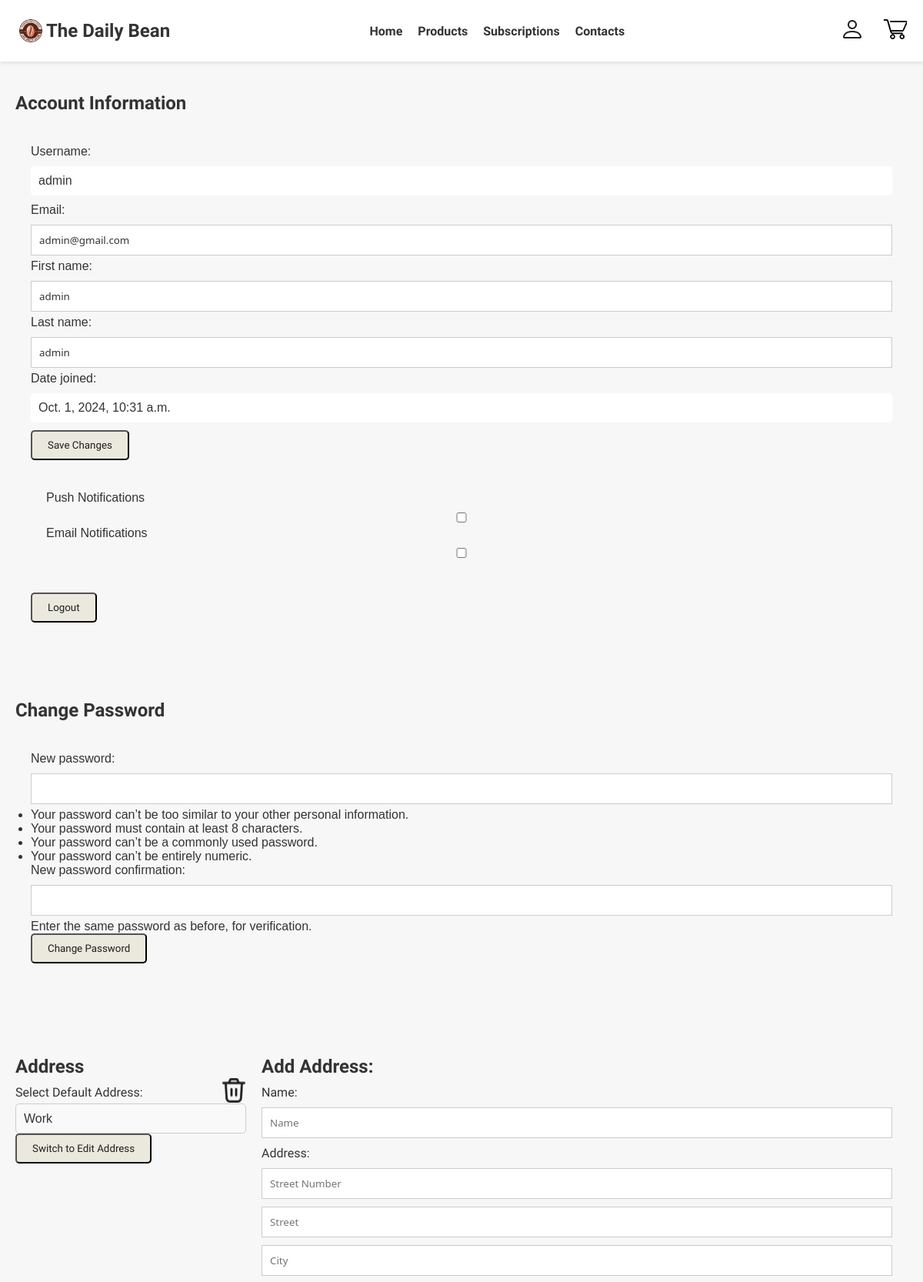
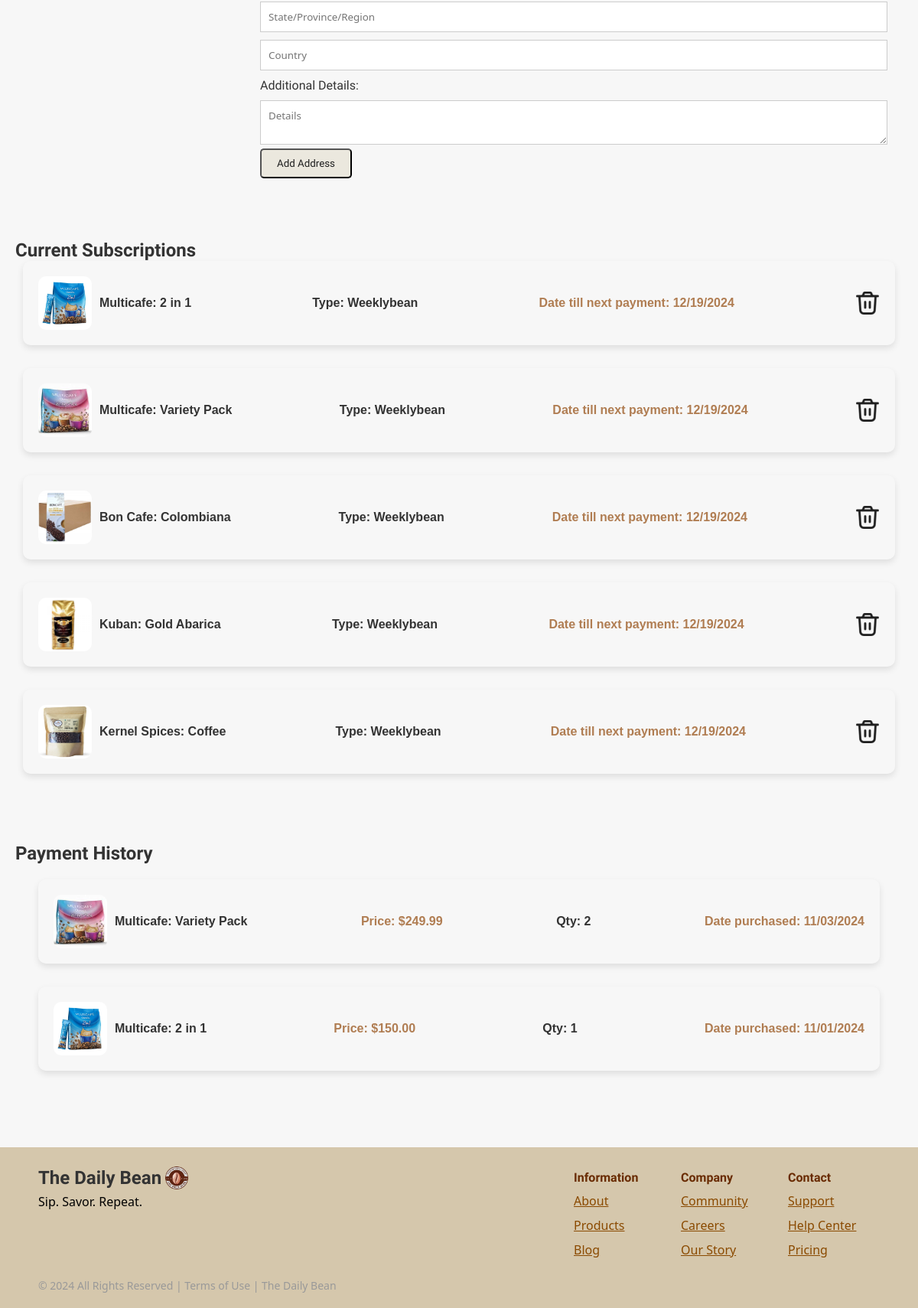
Page /account/ (signed in) on the committed database (2 pictures, top to bottom).
### login/models.py (models this page shows, shortened)
class User(AbstractBaseUser, PermissionsMixin):
    CUSTOMER = 'customer'
    ADMIN = 'admin'
    USER_TYPE_CHOICES = [
        (CUSTOMER, 'Customer'),
        (ADMIN, 'Admin'),
    ]
    first_name = models.CharField(max_length=50)
    last_name = models.CharField(max_length=50)
    user_modified = models.DateTimeField(auto_now=True)
    username = models.CharField(max_length=25, unique=True)
    email = models.EmailField(max_length=254, unique=True, default="temp@gmail.com")
    password = models.CharField(max_length=128)
    user_type = models.CharField(max_length=10, choices=USER_TYPE_CHOICES)
    is_staff = models.BooleanField(default=False)
    is_active = models.BooleanField(default=True)
    date_joined = models.DateTimeField(auto_now_add=True)
    USERNAME_FIELD = 'username'
    REQUIRED_FIELDS = ['first_name', 'last_name', 'email']
    objects = UserManager()

### home/models.py (models this page shows, shortened)
class ProductSubscription(models.Model):
    ONEBEAN = 'onebean'
    WEEKLYBEAN = 'weeklybean'
    CHOICEBEAN = 'choicebean'
    SUBSCRIPTION_TYPE_CHOICES = [
        (ONEBEAN, 'Onebean'),
        (WEEKLYBEAN, 'Weeklybean'),
        (CHOICEBEAN, 'Choicebean'),
    ]
    user = models.ForeignKey(User, on_delete=models.CASCADE)
    product = models.ForeignKey(Product, on_delete=models.CASCADE)
    subscription_type = models.CharField(max_length=10, choices=SUBSCRIPTION_TYPE_CHOICES)
    next_monthly = models.DateTimeField(default=None)
    is_active = models.BooleanField(default=False)
    price = models.DecimalField(max_digits=5, decimal_places=2, null=False, default=0)

class Product(models.Model):
    product_name = models.CharField(max_length=255, null=False)
    product_description = models.TextField(null=False)
    product_ingredients = models.TextField(null=False)
    product_shelflife = models.CharField(max_length=255, null=False)
    product_image = models.ImageField(upload_to='products/', null=False)
    rating = models.FloatField()
    stock = models.IntegerField(null=False, default=0)
    is_available = models.BooleanField(default=False)
    price = models.DecimalField(max_digits=5, decimal_places=2, null=False, default=0)
    created_at = models.DateTimeField(auto_now_add=True)

### payment/models.py (models this page shows, shortened)
class Order(models.Model):
    product = models.ForeignKey(Product, on_delete=models.CASCADE)
    user = models.ForeignKey(User, on_delete=models.CASCADE)
    total = models.DecimalField(max_digits=7, decimal_places=2)
    product_amount = models.PositiveSmallIntegerField()
    date_paid = models.DateTimeField(null=True, blank=True)

### accountsettings/views.py (the view)
# urls.py: path('', views.account_view, name='account'),
def account_view(request):
    user = request.user
    if request.method == 'POST':
        if 'edit_user' in request.POST:
            form = UserEditForm(request.POST, instance=user)
            if form.is_valid():
                form.save()
                messages.success(request, 'Your information has been updated.', extra_tags='msg_edit_user')
                return redirect('account')
            else:
                messages.error(request, form.errors, extra_tags='msg_edit_user')
        else:
            form = UserEditForm(instance=user)
        if 'change_password' in request.POST:
            password_form = SetPasswordForm(user, request.POST)
            if password_form.is_valid():
                password_form.save()
                messages.success(request, 'Your password has been changed.', extra_tags='msg_change_password')
                return redirect('login')
            else:
                messages.error(request, password_form.errors, extra_tags='msg_change_password')
        else:
            password_form = SetPasswordForm(user)
        if 'add_address' in request.POST:
            address_form = AddressForm(request.POST)
            if address_form.is_valid():
                address = address_form.save(commit=False)
                address.user = request.user
                address.save()
                messages.success(request, 'Address has been added.', extra_tags='msg_add_address')
                return redirect('account')
            else:
                messages.error(request, address_form.errors, extra_tags='msg_add_address')
        else:
            address_form = AddressForm()
    else:
        form = UserEditForm(instance=user)
        password_form = SetPasswordForm(user)
        address_form = AddressForm()
    addresses = Address.objects.filter(user=request.user)
    orders = Order.objects.filter(user=request.user, date_paid__isnull=False)
    subscriptions = ProductSubscription.objects.filter(user=request.user, is_active=True)
    context = {
        'is_authenticated': request.user.is_authenticated,
        'user': request.user,
        'form': form,
        'password_form': password_form,
        'address_form': address_form,
        'addresses': addresses,
        'orders': orders,
        'subscriptions' : subscriptions,
    }
    return render(request, 'accounts.html', context)

### accountsettings/forms.py
class UserEditForm(forms.ModelForm):
    class Meta:
        model = User
        fields = ['first_name', 'last_name', 'email']

class AddressForm(forms.ModelForm):
    class Meta:
        model = Address
        fields = [
            'name', 'street_number', 'street', 'city', 'state', 'country', 'additional_details'
        ]

### templates/accounts.html (shortened to what this page needs)
{% extends "_base.html" %}
{% load static %}
{% block content %}
    <link rel="stylesheet" href="{% static 'css/styles.css' %}">
    <section class="account-info-section">
        <h2>Account Information</h2>
        <div class="account-form">
            <form method="POST" onsubmit="return confirmEditUser();">
                <label for="username">Username:</label>
                <p class="info-display">{{ user.username }}</p>
                <label for="email">Email:</label>
                {{ form.email }}
                <label for="firstname">First name:</label>
                {{ form.first_name }}
                <label for="lastname">Last name:</label>
                {{ form.last_name }}
                <label for="datejoined">Date joined:</label>
                <p class="info-display">{{ user.date_joined }}</p>
                <button type="submit" name="edit_user" class="btn edit-email-btn">Save Changes</button>
                <div class="account-form">
                    <label>Push Notifications</label>
                    <input type="checkbox" name="push-notifications" id="push-notifications">
                    <label>Email Notifications</label>
                    <input type="checkbox" name="email-notifications" id="email-notifications">
                </div>
            </form>
            {% if is_authenticated %}
            <a href="{% url 'logout' %}"><button class="btn edit-email-btn">Logout</button></a>
            {% endif %}
        </div>
    </section>
    <section class="change-password-section">
        <h2>Change Password</h2>
        <div class="account-form">
            <form method="POST" onsubmit="return confirmChangePassword();">
                {{ password_form.as_p }}
                <button type="submit" name="change_password" class="btn change-password-btn">Change Password</button>
            </form>
        </div>
    </section>
    <section class="address-section">
        <div style="display: flex;">
            <div class="address-dropdown">
                <h2>Address</h2>
                <div style="display: flex; justify-content: space-between;">
                    <label for="address-select">Select Default Address:</label>
                    <img src="{% static 'images/trash-icon.png' %}" onclick="deleteAddress()">
                </div>
                <select id="address-select" onchange="setDefaultAddress()">
                    {% for address in addresses %}
                        <option value="{{ address.id }}" {% if address.is_selected %} selected {% endif %}>
                            {{ address.name }}
                        </option>
                    {% endfor %}
                </select>
                <button id="toggle-form" class="btn">Switch to Edit Address</button>
            </div>
            <form method="POST" style="flex-grow: 1;" class="address-form" id="add-address-form">
                <h2>Add Address:</h2>
                <label for="address-name">Name:</label>
                <input type="text" id="address-name" name="name" value="{{ address_form.name.value|default:'' }}" placeholder="Name" required>
                <label>Address:</label>
                <input type="text" id="street-number" name="street_number" value="{{ address_form.street_number.value|default:'' }}" placeholder="Street Number">
                <input type="text" id="street" name="street" value="{{ address_form.street.value|default:'' }}" placeholder="Street">
                <input type="text" id="city" name="city" value="{{ address_form.city.value|default:'' }}" placeholder="City" required>
                <input type="text" id="state" name="state" value="{{ address_form.state.value|default:'' }}" placeholder="State/Province/Region">
                <input type="text" id="country" name="country" value="{{ address_form.country.value|default:'' }}" placeholder="Country" required>
                <label for="additional-details">Additional Details:</label>
                <textarea id="additional-details" name="additional_details" placeholder="Details">{{ address_form.additional_details.value|default:'' }}</textarea>
                <button type="submit" name="add_address" class="btn add-address-btn">Add Address</button>
            </form>
        </div>
    </section>
    <section class="subscriptions-section">
        <h2>Current Subscriptions</h2>
        {% for order in subscriptions %}
                {% if order.product.is_available %}
                    <div class="order-item">
                        <div style="align-self: center; display: flex;">
                            <img class="order-img" src="{{ order.product.product_image.url }}" alt="{{ order.product.product_name }}">
                            <h4 style="align-self: center; margin-left: 10px;">{{ order.product.product_name }}</h4>
                        </div>
                        <h4 style="align-self: center;">Type: {{ order.subscription_type }}</h4>
                        <p class="product-price" style="align-self: center;">Date till next payment: {{ order.next_monthly|date:"m/d/Y" }}</p>
                        <img style="align-self: center;" src="{% static 'images/trash-icon.png' %}" data-subscription-id="{{ order.id }}" onclick="cancelSubsription(this.dataset.subscriptionId)">
                    </div>
                {% endif %}
        {% empty %}
            <p>No subscriptions yet... :(</p>
        {% endfor %}
    </section>
    <section class="payment-history-section">
        <h2>Payment History</h2>
        <div class="order-list">
            {% for order in orders %}
                {% if order.product.is_available %}
                    <div class="order-item">
                        <div style="align-self: center; display: flex;">
                            <img class="order-img" src="{{ order.product.product_image.url }}" alt="{{ order.product.product_name }}">
                            <h4 style="align-self: center; margin-left: 10px;">{{ order.product.product_name }}</h4>
                        </div>
                        <p class="product-price" style="align-self: center;">Price: ${{ order.product.price }}</p>
                        <h4 style="align-self: center;">Qty: {{ order.product_amount }}</h4>
                        <p class="product-price" style="align-self: center;">Date purchased: {{ order.date_paid|date:"m/d/Y" }}</p>
                    </div>
                {% endif %}
            {% empty %}
                <p>Nothing bought yet... :(</p>
            {% endfor %}
        </div>
    </section>
{% endblock %}

### static/css/styles.css (style rules this page uses)
* { margin: 0; padding: 0; box-sizing: border-box; font-family: Arial, sans-serif; }
body { background-color: #f7f7f7; color: #333; }
h2 { font-family: "Fjalla One", sans-serif; color: #333; }
.btn { background-color: #EBE8DE; padding: 10px 20px; color: #1E1E1E; text-decoration: none; font-family: "Fjalla One", sans-serif; font-weight: 400; font-style: normal; border-radius: 5px; }
.account-form { padding: 20px; margin: 20px 0; border-radius: 10px; }
.info-display { background-color: #ffffff; display: block; padding: 10px; margin: 10px 0; border-radius: 5px; }
.address-form { padding: 20px; border-radius: 10px; }
.address-section label { display: block; text-align: left; font-weight: bold; color: #333; font-family: "Fjalla One", sans-serif; font-weight: 400; font-style: normal; margin: 10px 0 5px; }
.address-dropdown { width: 100%; max-width: 300px; margin: 20px auto; font-family: Arial, sans-serif; }
.address-dropdown label { display: block; font-size: 1rem; margin-bottom: 5px; color: #333; }
.address-dropdown select { width: 100%; padding: 10px; font-size: 1rem; color: #333; background-color: #f9f9f9; border: 1px solid #ccc; border-radius: 5px; appearance: none; -webkit-appearance: none; -moz-appearance: none; cursor: pointer; }
.address-dropdown select::after { content: ''; position: absolute; right: 10px; top: 50%; transform: translateY(-50%); width: 0; height: 0; border-left: 5px solid transparent; border-right: 5px solid transparent; border-top: 5px solid #333; pointer-events: none; }
.address-dropdown option { padding: 10px; background-color: #fff; color: #333; }
input, textarea { width: 100%; padding: 10px; margin-bottom: 10px; border: 1px solid #ccc; display: block; text-align: left; font-weight: bold; color: #333; font-family: "Bitter", system-ui; font-weight: 400; font-style: normal; margin: 10px 0 5px; }
section { margin: 20px auto; padding: 20px; max-width: 1200px; }
.product-price { color: #b07d52; font-weight: bold; }
.order-list { margin: 20px; }
.order-item { display: flex; justify-content: space-between; margin-left: 10px; margin-right: 10px; margin-bottom: 30px; padding: 20px; border-radius: 10px; box-shadow: 0 4px 8px rgba(0, 0, 0, 0.1); text-align: center; }
.order-img { width: 70px; height: 70px; border-radius: 10px; }

### rows in the picture
User: username "admin", email "admin@gmail.com", first_name "admin", last_name "admin", date_joined "Oct. 1, 2024, 10:31 a.m."
ProductSubscription: product.product_image (picture), product.product_name "Multicafe: 2 in 1", subscription_type "Weeklybean", next_monthly "12/19/2024"
ProductSubscription: product.product_image (picture), product.product_name "Multicafe: Variety Pack", subscription_type "Weeklybean", next_monthly "12/19/2024"
ProductSubscription: product.product_image (picture), product.product_name "Bon Cafe: Colombiana", subscription_type "Weeklybean", next_monthly "12/19/2024"
ProductSubscription: product.product_image (picture), product.product_name "Kuban: Gold Abarica", subscription_type "Weeklybean", next_monthly "12/19/2024"
ProductSubscription: product.product_image (picture), product.product_name "Kernel Spices: Coffee", subscription_type "Weeklybean", next_monthly "12/19/2024"
Order: product.product_image (picture), product.product_name "Multicafe: Variety Pack", product.price "249.99", product_amount "2", date_paid "11/03/2024"
Order: product.product_image (picture), product.product_name "Multicafe: 2 in 1", product.price "150.00", product_amount "1", date_paid "11/01/2024"

### other values in the picture
form field value "Work"
